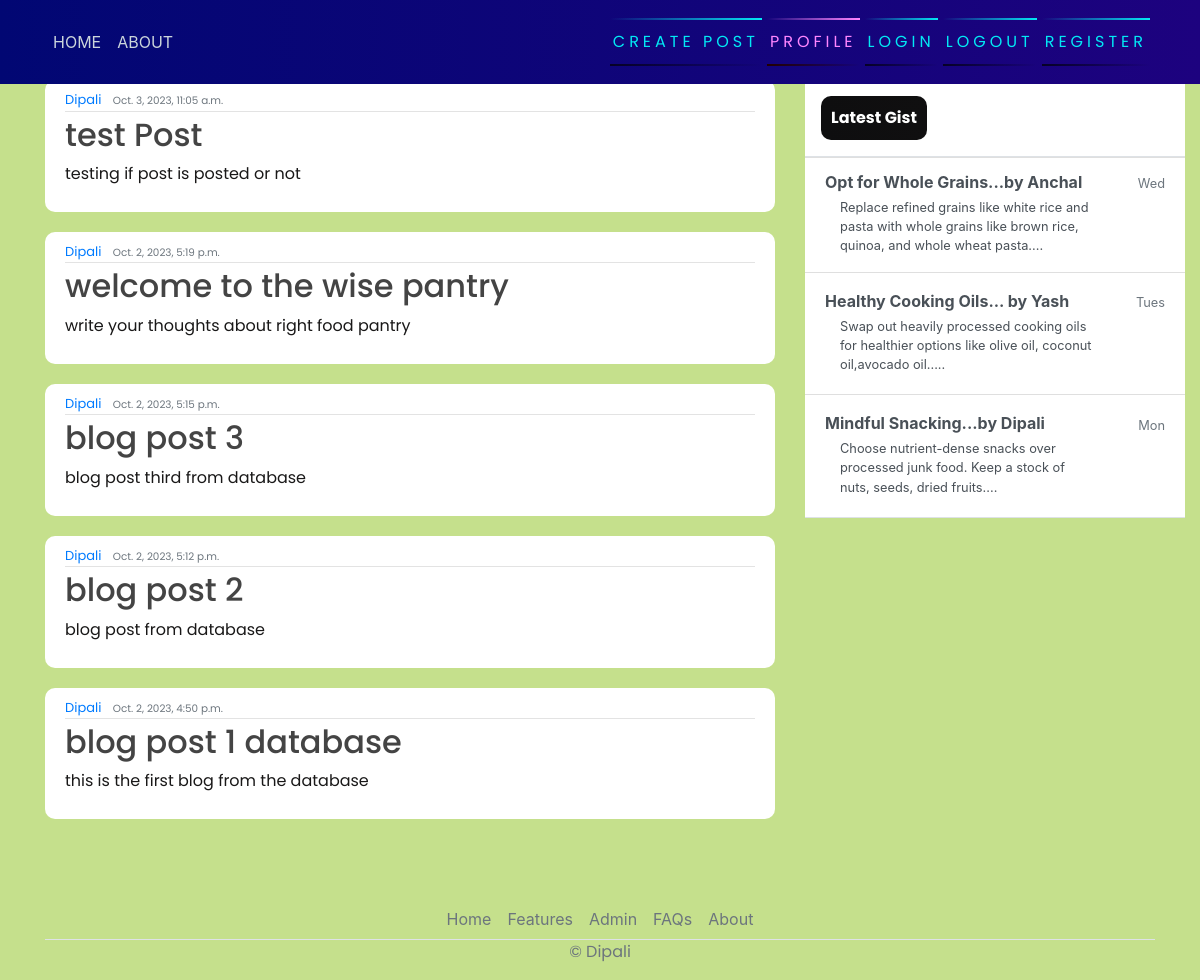
Screenshot of / (signed in) with the database file from the repository.
### blog/models.py (models this page shows, shortened)
class Post(models.Model):
    title = models.CharField(max_length=200)
    content = models.TextField()
    date_posted = models.DateTimeField(default=timezone.now)
    author = models.ForeignKey(User, on_delete=models.CASCADE)

### blog/views.py (the view)
# urls.py: path('', PostListView.as_view(), name="blog-home"),
class PostListView(LoginRequiredMixin, ListView):
    model = Post
    template_name = 'blog/home.html'
    context_object_name = 'posts'
    ordering = ["-date_posted"]

### blog/templates/blog/home.html
{% extends 'blog/base.html' %}
{% block content %}
    {% for posts in posts %}
        <article class="media content-section">
            <div class="media-body">
              <div class="article-metadata">
                <a class="mr-2" href="#">{{ posts.author }}</a>
                <small class="text-muted">{{ posts.date_posted }}</small>
              </div>
              <h2><a class="article-title" href="#">{{ posts.title }}</a></h2>
              <p class="article-content">{{ posts.content }}</p>
            </div>
            <br>
          </article>
    {% endfor  %}
{% endblock content %}

### blog/templates/blog/base.html (shortened to what this page needs)
{% load static %}
<!DOCTYPE html>
<html>
<head>
    <link rel="stylesheet" href="https://maxcdn.bootstrapcdn.com/bootstrap/4.0.0/css/bootstrap.min.css">
    <link rel="stylesheet" href="{% static 'blog/main.css' %}">
</head>
<body>
    <header class="site-header">
      <nav class="navbar navbar-expand-md navbar-dark bg-steel fixed-top">
        <div class="container">
          <div class="collapse navbar-collapse" id="navbarToggle">
            <div class="navbar-nav mr-auto">
              <a class="nav-item nav-link" href="{% url 'blog-home' %}">HOME</a>
              <a class="nav-item nav-link" href="{% url 'blog-about' %}">ABOUT</a>
            </div>
            <div class="navbar-nav">
            <a href="{% url 'blog-new' %}" id="auth-links">
              <span></span>
              <span></span>
             Create Post
            </a>
            <a href="{% url 'profile' %}" id="auth-links">
              <span></span>
              <span></span>
              Profile
            </a>
            <a href="{% url 'login' %}" id="auth-links">
                <span></span>
                <span></span>
                Login
            </a>
            <a href="{% url 'logout' %}" id="auth-links">
              <span></span>
              <span></span>
              Logout
          </a>
            <a href="{% url 'register' %}" id="auth-links">
                <span></span>
                <span></span>
                Register
            </a>
            </div>
          </div>
        </div>
      </nav>
    </header>
    <main role="main" class="container">
      <div class="row">
          <div class="col-md-8">
             {% block content%}{% endblock %}
        </div>
        <div class="col-md-4">
          <div class="content-sectionw">
            <div class="d-flex flex-column align-items-stretch flex-shrink-0 bg-white" style="width: 380px;" style="padding-top: 120px;">
                <a id="list-group" style="text-decoration: none;" href="" class="d-flex align-items-center flex-shrink-0 p-3 link-dark text-decoration-none border-bottom">
                  <span class="fs-5 fw-semibold" id="gist-btn">Latest Gist</span>
                </a>
                <div class="list-group list-group-flush border-bottom scrollarea">
                  <a href="#" class="list-group-item list-group-item-action  lh-tight" aria-current="true">
                    <div class="d-flex w-100 align-items-center justify-content-between">
                      <strong class="mb-1">Opt for Whole Grains...by Anchal</strong>
                      <small class= "text-muted">Wed</small>
                    </div>
                    <div class="col-10 mb-1 small">Replace refined grains like white rice and pasta with whole grains like brown rice, quinoa, and whole wheat pasta.... </div>
                  </a>
                  <a href="#" class="list-group-item list-group-item-action py-3 lh-tight">
                    <div class="d-flex w-100 align-items-center justify-content-between">
                      <strong class="mb-1"> Healthy Cooking Oils... by Yash</strong>
                      <small class="text-muted">Tues</small>
                    </div>
                    <div class="col-10 mb-1 small">Swap out heavily processed cooking oils for healthier options like olive oil, coconut oil,avocado oil.....</div>
                  </a>
                  <a href="#" class="list-group-item list-group-item-action py-3 lh-tight">
                    <div class="d-flex w-100 align-items-center justify-content-between">
                      <strong class="mb-1"> Mindful Snacking...by Dipali</strong>
                      <small class="text-muted">Mon</small>
                    </div>
                    <div class="col-10 mb-1 small">Choose nutrient-dense snacks over processed junk food. Keep a stock of nuts, seeds, dried fruits....</div>
                  </a>
                </div>
              </div>
          </div>
        </div>
      </div>
        <footer class="" >
          <ul class="nav justify-content-center border-bottom"  style="margin-top: 60px;">
            <li class="nav-item"><a href="#" class="nav-link px-2 text-muted">Home</a></li>
            <li class="nav-item"><a href="#" class="nav-link px-2 text-muted">Features</a></li>
            <li class="nav-item"><a href="admin/" class="nav-link px-2 text-muted">Admin</a></li>
            <li class="nav-item"><a href="#" class="nav-link px-2 text-muted">FAQs</a></li>
            <li class="nav-item"><a href="#" class="nav-link px-2 text-muted">About</a></li>
          </ul>
          <p class="text-center text-muted">&copy; Dipali</p>
        </footer>
    </main>
</body>
</html>

### rows the page displays
Post: author "Dipali", date_posted "Oct. 3, 2023, 11:05 a.m.", title "test Post", content "testing if post is posted or not"
Post: author "Dipali", date_posted "Oct. 2, 2023, 5:19 p.m.", title "welcome to the wise pantry", content "write your thoughts about right food pantry"
Post: author "Dipali", date_posted "Oct. 2, 2023, 5:15 p.m.", title "blog post 3", content "blog post third from database"
Post: author "Dipali", date_posted "Oct. 2, 2023, 5:12 p.m.", title "blog post 2", content "blog post from database"
Post: author "Dipali", date_posted "Oct. 2, 2023, 4:50 p.m.", title "blog post 1 database", content "this is the first blog from the database"
